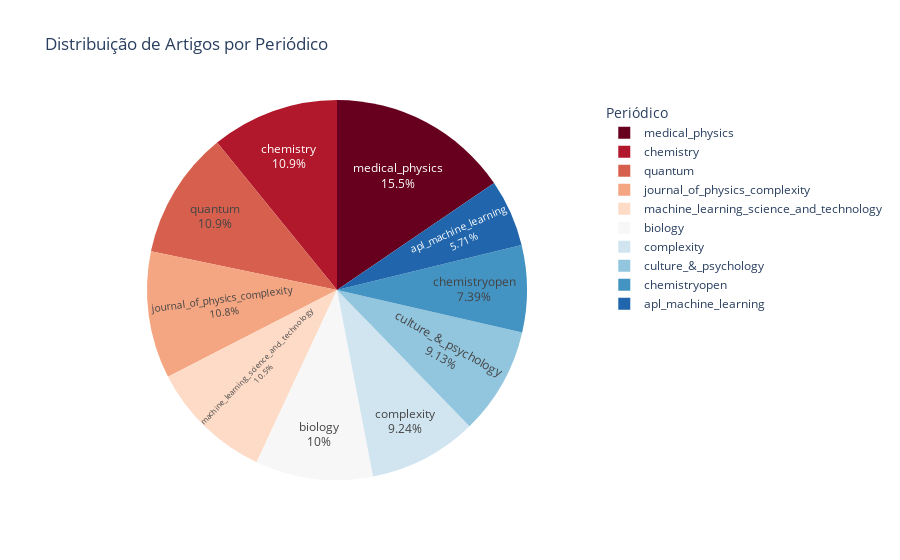

Here is the notebook cell this chart was saved with:
### Code cell
journal_counts = df_all_articles['journal'].value_counts().reset_index()
journal_counts.columns = ['journal', 'count']

# Create the pie chart
fig = px.pie(journal_counts, values='count', names='journal',
             title='Distribuição de Artigos por Periódico',
             color_discrete_sequence=px.colors.sequential.RdBu)

fig.update_traces(textposition='inside', textinfo='percent+label')
fig.update_layout(legend_title_text='Periódico')

# Show the plot
fig.show()

### Figure 1 — Plotly figure (JSON) as saved in the notebook; plotly's stock layout.template omitted (floating-point values rounded to 4 significant figures)
{"data": [{"domain": {"x": [0, 1], "y": [0, 1]}, "hovertemplate": "journal=%{label}<br>count=%{value}<extra></extra>", "labels": ["medical_physics", "chemistry", "quantum", "journal_of_physics_complexity", "machine_learning_science_and_technology", "biology", "complexity", "culture_&_psychology", "chemistryopen", "apl_machine_learning"], "legendgroup": "", "name": "", "showlegend": true, "textinfo": "percent+label", "textposition": "inside", "type": "pie", "values": [285, 200, 200, 199, 193, 184, 170, 168, 136, 105]}], "layout": {"legend": {"title": {"text": "Periódico"}, "tracegroupgap": 0}, "piecolorway": ["rgb(103,0,31)", "rgb(178,24,43)", "rgb(214,96,77)", "rgb(244,165,130)", "rgb(253,219,199)", "rgb(247,247,247)", "rgb(209,229,240)", "rgb(146,197,222)", "rgb(67,147,195)", "rgb(33,102,172)", "rgb(5,48,97)"], "title": {"text": "Distribuição de Artigos por Periódico"}}}
